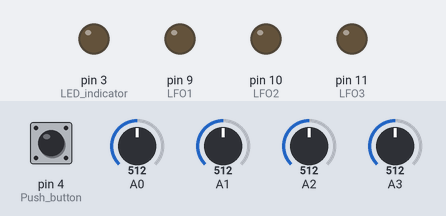
The sketch below on a simulated Arduino Uno, built with avr-gcc and run on an emulated ATmega328P. On the bench: output pins drawn as LEDs (lit = HIGH). Inputs (shaded band) come from the test bench; at power-on: A0 = 512, pin 4 (Push_button) HIGH, A1 = 512, A2 = 512, A3 = 512. Random numbers use the default seed unless the sketch sets one; EEPROM starts erased.

Above: at 1.2 s.
1.3 s: A0 set to 716
Timing chart, 0 to 1.5 s (numbered marks = the images above; inputs shaded):
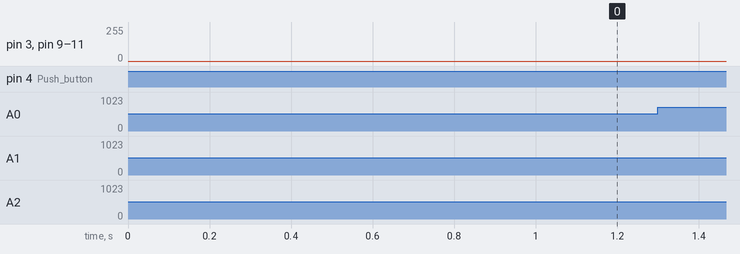

The sketch:

3ch-LFO.ino
```cpp
/*
HAGIWO MOD1 3ch LFO Ver1.0
3ch output LFO.

--Pin assign---
POT1  A0  LFO1 frequency
POT2  A1  LFO2 frequency
POT3  A2  LFO3 frequency
F1    A3  frequency CV in (apply all ch LFO freq)
F2    A4  LFO1 output
F3    A5  LFO2 output
F4    D11 LFO3 output
BUTTON    change waveform
LED       LFO1 output
EEPROM    Saves select waveform
*/

// This program generates three independent LFO signals (D9, D10, D11) and an LED indicator (D3) at ~62.5kHz PWM.
// Each LFO has a selectable waveform (Triangle, Square, RampUp, RampDown , Random and Sine) chosen by a push button on D4 (INPUT_PULLUP).
// The frequencies of the LFOs are controlled by three pots on A0, A1, A2, plus an offset on A3.
// Now the maximum frequency is changed from 2Hz to 5Hz. (0.02 ~ 5Hz range)
// Also, whenever the waveform changes, its type is saved to EEPROM,
// and upon startup, the saved waveform type is restored from EEPROM.

#include <EEPROM.h> // Include EEPROM library for read/write

// ---------------- Global Variables and Constants ----------------
static const unsigned int TABLE_SIZE = 1024;    // 1024 points in one waveform cycle
static const unsigned long UPDATE_INTERVAL_US = 400; // ~2500Hz LFO update rate
static const unsigned long debounceDelay = 50UL;     // 50ms for switch debounce

// Single wave table (8-bit resolution)
uint8_t waveTable[TABLE_SIZE];

// Current wave type: 0=Triangle, 1=Square, 2=Sine
int waveType = 0;

static const int numberOfWaveTypes= 6;

// Phase indexes for each LFO
float lfoIndex1 = 0.0;
float lfoIndex2 = 0.0;
float lfoIndex3 = 0.0;

// LFO frequencies for each channel
float lfoFreq1 = 0.01;
float lfoFreq2 = 0.01;
float lfoFreq3 = 0.01;

// Timing variables for LFO update
unsigned long previousMicros = 0;

// Debounce variables
int lastButtonState = HIGH;               // HIGH means not pressed (pull-up)
unsigned long buttonPreviousMillis = 0;   // Last time we acknowledged a button press

// ---------------- Function Prototypes ----------------
void configurePWM();                       // Set up Timer1 and Timer2 for ~62.5kHz PWM
void createWaveTable(int type);            // Re-generate wave table for the chosen wave type
void createTriangleTable();
void createSquareTable();
void createSineTable();
float readFrequency(int analogPin);        // Maps analog input (0~1023) to 0.02~5.0Hz
float readFrequencyOffset(int analogPin);  // Maps analog input (0~1023) to 0.02~5.0Hz
void updateLFO(float &phaseIndex, float freq);
void handleButtonInput();                  // Debounced button reading using millis()

// ------------------------------------------------------
void setup() {
  // Configure I/O pins
  pinMode(9, OUTPUT);    // LFO1 (OCR1A)
  pinMode(10, OUTPUT);   // LFO2 (OCR1B)
  pinMode(11, OUTPUT);   // LFO3 (OCR2A)
  pinMode(3, OUTPUT);    // LED indicator (OCR2B)
  pinMode(4, INPUT_PULLUP); // Push button (pull-up); press => LOW

  // Configure Timer1 & Timer2 to ~62.5kHz PWM
  configurePWM();

  // Read waveType from EEPROM (address 0)
  int storedWaveType = EEPROM.read(0);  // Range could be 0~255
  // Validate the stored value (must be 0,1,2); if invalid, fallback to 0
  if (storedWaveType < 0 || storedWaveType > 2) {
    storedWaveType = 0;
  }
  waveType = storedWaveType;

  // Create the initial wave table based on EEPROM
  createWaveTable(waveType);
}

// ------------------------------------------------------
void loop() {
  // Handle push button input (debounce) to change the waveform
  handleButtonInput();

  // Update LFO signals at ~2500Hz
  unsigned long currentMicros = micros();
  if (currentMicros - previousMicros >= UPDATE_INTERVAL_US) {
    previousMicros = currentMicros;

    // Read pot values for each LFO base frequency
    float baseFreq1 = readFrequency(A0);
    float baseFreq2 = readFrequency(A1);
    float baseFreq3 = readFrequency(A2);

    // Read offset from A3 (0~5V => 0.02~5.0Hz)
    float freqOffset = readFrequencyOffset(A3);

    // Combine them: baseFreq + offset
    lfoFreq1 = baseFreq1 + freqOffset;
    lfoFreq2 = baseFreq2 + freqOffset;
    lfoFreq3 = baseFreq3 + freqOffset;

    // Update phase indexes
    updateLFO(lfoIndex1, lfoFreq1);
    updateLFO(lfoIndex2, lfoFreq2);
    updateLFO(lfoIndex3, lfoFreq3);

    // Get table positions (integer) from phase indexes
    int tablePos1 = (int)lfoIndex1 % TABLE_SIZE;
    int tablePos2 = (int)lfoIndex2 % TABLE_SIZE;
    int tablePos3 = (int)lfoIndex3 % TABLE_SIZE;

    // Read waveTable for each LFO
    uint8_t outputVal1 = waveTable[tablePos1];
    uint8_t outputVal2 = waveTable[tablePos2];
    uint8_t outputVal3 = waveTable[tablePos3];

    // Set duty cycles directly via OCR registers
    // LFO1 -> OCR1A (Pin 9)
    // LFO2 -> OCR1B (Pin 10)
    // LFO3 -> OCR2A (Pin 11)
    // LED indicator (same as LFO1) -> OCR2B (Pin 3)

    OCR1A = outputVal1;
    OCR1B = outputVal2;
    OCR2A = outputVal3;
    OCR2B = outputVal1;  // LED shows LFO1's output
  }
}

// ------------------------------------------------------
// Configure Timer1 (16-bit) and Timer2 (8-bit) for ~62.5kHz PWM
void configurePWM() {
  // ---- Timer1 setup (Pins 9=OCR1A, 10=OCR1B) ----
  // Fast PWM 8-bit mode: WGM10=1, WGM11=0, WGM12=1, WGM13=0
  // Non-inverting for OCR1A, OCR1B: COM1A1=1, COM1B1=1
  // No prescaler: CS10=1
  TCCR1A = 0;
  TCCR1B = 0;
  TCCR1A |= (1 << WGM10) | (1 << COM1A1) | (1 << COM1B1);
  TCCR1B |= (1 << WGM12) | (1 << CS10);

  // ---- Timer2 setup (Pins 3=OCR2B, 11=OCR2A) ----
  // Fast PWM mode (0xFF): WGM20=1, WGM21=1, WGM22=0
  // Non-inverting for OCR2A, OCR2B: COM2A1=1, COM2B1=1
  // No prescaler: CS20=1
  TCCR2A = 0;
  TCCR2B = 0;
  TCCR2A |= (1 << WGM20) | (1 << WGM21) | (1 << COM2A1) | (1 << COM2B1);
  TCCR2B |= (1 << CS20);
}

// ------------------------------------------------------
// Debounced button input using millis()
void handleButtonInput() {
  // Read current button state (LOW when pressed)
  int reading = digitalRead(4);
  unsigned long currentMillis = millis();

  // Check if enough time has passed to confirm a new button event
  if (currentMillis - buttonPreviousMillis > debounceDelay) {
    // Detect transition from HIGH to LOW (button press)
    if (reading == LOW && lastButtonState == HIGH) {
      // Cycle waveType: 0->1->2->0->...
      waveType = (waveType + 1) % numberOfWaveTypes;

      // Regenerate the wave table for the new wave type
      createWaveTable(waveType);

      // Save the new waveType to EEPROM
      EEPROM.write(0, waveType);

      // Update the timestamp of this confirmed press
      buttonPreviousMillis = currentMillis;
    }
  }
  // Update for next iteration
  lastButtonState = reading;
}

// ------------------------------------------------------
// Create wave table based on waveType
void createWaveTable(int type) {
  switch (type) {
    case 0: // Triangle
      createTriangleTable();
      break;
    case 1: // Square
      createSquareTable();
      break;
    case 2: // Square
      createRampUpTable();
      break;
    case 3: // Square
      createRampDownTable();
      break;
    case 4:
      createRandomTable();
      break;
    default: // Sine
      createSineTable();
      break;
  }
}

// ------------------------------------------------------
// Create a triangle wave in waveTable (8-bit range 0~255)
void createTriangleTable() {
  // First half rising 0->255, second half falling 255->0
  for (int i = 0; i < TABLE_SIZE; i++) {
    if (i < (TABLE_SIZE / 2)) {
      float val = (255.0f * i) / (TABLE_SIZE / 2);
      waveTable[i] = (uint8_t)val;
    } else {
      int j = i - (TABLE_SIZE / 2);
      float val = 255.0f - (255.0f * j) / (TABLE_SIZE / 2);
      waveTable[i] = (uint8_t)val;
    }
  }
}

// ------------------------------------------------------
// Create a square wave in waveTable (8-bit range 0 or 255)
void createSquareTable() {
  // First half of cycle = 0, second half = 255
  for (int i = 0; i < TABLE_SIZE; i++) {
    if (i < (TABLE_SIZE / 2)) {
      waveTable[i] = 0;
    } else {
      waveTable[i] = 255;
    }
  }
}

// ------------------------------------------------------
// Create a ramp up wave in waveTable (8-bit range 0 or 255)
void createRampUpTable() {
    // First half rising 0->255, second half again rising from 0->255
  for (int i = 0; i < TABLE_SIZE; i++) {
    if (i < (TABLE_SIZE / 2)) {
      float val = (255.0f * i) / (TABLE_SIZE / 2);
      waveTable[i] = (uint8_t)val;
    } else {
     float val = (255.0f * i) / (TABLE_SIZE / 2);
      waveTable[i] = (uint8_t)val;
    }
  }
}

void createRampDownTable() {
 // First half falling from 255 ->0 , second half again falling from 255->0
 for (int i = 0; i < TABLE_SIZE; i++) {
    if (i < (TABLE_SIZE / 2)) {
      float val = 255.0f - (255.0f * i) / (TABLE_SIZE / 2);
      waveTable[i] = (uint8_t)val;
    } else {
     float val = 255.0f - (255.0f * i) / (TABLE_SIZE / 2);
      waveTable[i] = (uint8_t)val;
    }
  }
}

// ------------------------------------------------------
// Create a sine wave in waveTable (8-bit range 0~255)
void createSineTable() {
  for (int i = 0; i < TABLE_SIZE; i++) {
    // Angle from 0 to 2*pi
    float angle = 2.0f * 3.14159265359f * ((float)i / (float)TABLE_SIZE);
    // Map sin() from -1~+1 to 0~255
    float sineVal = (sin(angle) + 1.0f) * 127.5f;
    if (sineVal < 0.0f)   sineVal = 0.0f;
    if (sineVal > 255.0f) sineVal = 255.0f;
    waveTable[i] = (uint8_t)sineVal;
  }
}

// Create a waveTable with random numbers (8-bit range 0~255)
void createRandomTable() {
  for (int i = 0; i < TABLE_SIZE; i++) {
    float randVal = random (255.0f);
    waveTable[i] = (uint8_t)randVal;
  }
}


// ------------------------------------------------------
// Map analog input (0~1023) to 0.02~5.0Hz
float readFrequency(int analogPin) {
  int rawVal = analogRead(analogPin);
  float fMin = 0.01f;
  float fMax = 5.0f;      // Changed upper limit to 5.0Hz
  float freq = fMin + (fMax - fMin) * (rawVal / 1023.0f);
  return freq;
}

// ------------------------------------------------------
// Map analog input (0~1023) to 0.02~5.0Hz (offset)
float readFrequencyOffset(int analogPin) {
  int rawVal = analogRead(analogPin);
  float fMin = 0.01f;
  float fMax = 5.0f;      // Changed upper limit to 5.0Hz
  float offset = fMin + (fMax - fMin) * (rawVal / 1023.0f);
  return offset;
}

// ------------------------------------------------------
// Update LFO phase index based on frequency
void updateLFO(float &phaseIndex, float freq) {
  // ~2500 updates per second => increment = freq * (TABLE_SIZE / 2500)
  float increment = freq * ((float)TABLE_SIZE / 2500.0f);
  phaseIndex += increment;
  // The table access uses % TABLE_SIZE on int cast, so no clamp needed here
}
```
